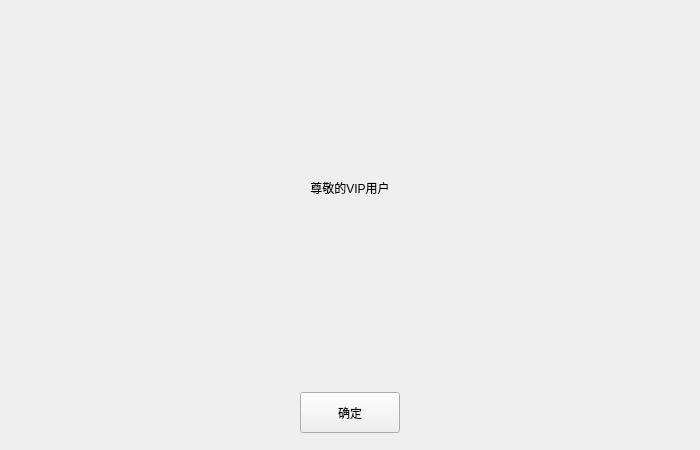
<?xml version="1.0" encoding="UTF-8"?>
<ui version="4.0">
 <class>PayVipTips</class>
 <widget class="qMRMLWidget" name="PayVipTips">
  <property name="geometry">
   <rect>
    <x>0</x>
    <y>0</y>
    <width>700</width>
    <height>450</height>
   </rect>
  </property>
  <property name="windowTitle">
   <string>支付窗口</string>
  </property>
  <layout class="QHBoxLayout" name="horizontalLayout">
   <property name="spacing">
    <number>0</number>
   </property>
   <property name="leftMargin">
    <number>0</number>
   </property>
   <property name="topMargin">
    <number>0</number>
   </property>
   <property name="rightMargin">
    <number>0</number>
   </property>
   <property name="bottomMargin">
    <number>0</number>
   </property>
   <item>
    <widget class="QWidget" name="PayVipTips2" native="true">
     <widget class="QLabel" name="lblErrorInfo">
      <property name="geometry">
       <rect>
        <x>220</x>
        <y>155</y>
        <width>371</width>
        <height>24</height>
       </rect>
      </property>
      <property name="styleSheet">
       <string notr="true">color: rgb(197, 106, 106);</string>
      </property>
      <property name="text">
       <string/>
      </property>
     </widget>
     <widget class="QLabel" name="label">
      <property name="geometry">
       <rect>
        <x>318</x>
        <y>84</y>
        <width>64</width>
        <height>64</height>
       </rect>
      </property>
      <property name="text">
       <string/>
      </property>
     </widget>
     <widget class="QLabel" name="label_2">
      <property name="geometry">
       <rect>
        <x>60</x>
        <y>180</y>
        <width>580</width>
        <height>15</height>
       </rect>
      </property>
      <property name="text">
       <string>尊敬的VIP用户</string>
      </property>
      <property name="alignment">
       <set>Qt::AlignCenter</set>
      </property>
     </widget>
     <widget class="QLabel" name="lblTime">
      <property name="geometry">
       <rect>
        <x>60</x>
        <y>226</y>
        <width>580</width>
        <height>15</height>
       </rect>
      </property>
      <property name="text">
       <string/>
      </property>
      <property name="alignment">
       <set>Qt::AlignCenter</set>
      </property>
     </widget>
     <widget class="QPushButton" name="pushButton">
      <property name="geometry">
       <rect>
        <x>300</x>
        <y>392</y>
        <width>100</width>
        <height>41</height>
       </rect>
      </property>
      <property name="text">
       <string>确定</string>
      </property>
     </widget>
    </widget>
   </item>
  </layout>
 </widget>
 <customwidgets>
  <customwidget>
   <class>qMRMLWidget</class>
   <extends>QWidget</extends>
   <header>qmrmlwidget.h</header>
   <container>1</container>
  </customwidget>
 </customwidgets>
 <resources/>
 <connections/>
</ui>
